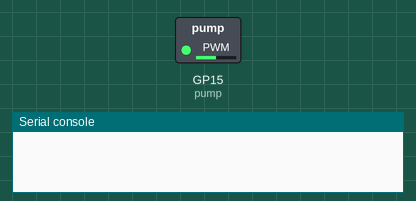
This program was run on a simulated Raspberry Pi Pico running MicroPython. Parts: switched loads named in the program (green lamp = pin HIGH), the last lines printed to the serial console. At 7.0 s the program stops and its outputs stay as they are.

Above: at 0.1 s.
At 2.1 s:
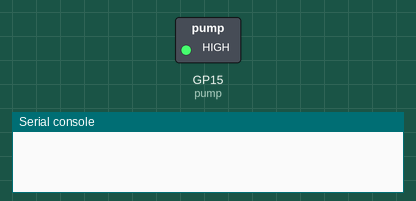
At 7.1 s:
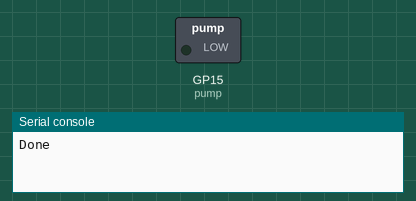
Timing chart, 0 to 8.5 s (numbered marks = the images above):
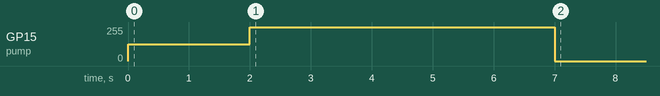

Measured:
- by itself, GP15 (pump): 0/255 → 127/255 at 0.00 s, → 255/255 2.0 s later, → 0/255 5.0 s later

The program:

example.py
```python
# Uses MicroPython PWM on pin 15 to vary pump flow by setting duty cycle (50% for 2s, 100% for 5s, then stop), suitable when the pump gate is driven through a MOSFET.
#
# Buy this module: https://shillehtek.com/products/mini-submersible-water-pump-3-5v-arduino-raspberry
# Full manual: https://shillehtek.com/blogs/shillehtek-product-manuals/mini-submersible-water-pump-3-5v-arduino-raspberry-manual
# More examples: https://github.com/shillehbean/shillehtek-examples
#

# Vary pump speed with PWM through the MOSFET.
# Gate on GP15 (Pico) / GPIO 15 (ESP32).

from machine import Pin, PWM
import time

pump = PWM(Pin(15))
pump.freq(1000)

def set_flow(percent):
    pump.duty_u16(int(65535 * percent / 100))

# Gentle start, full flow, then stop
set_flow(50)
time.sleep(2)
set_flow(100)
time.sleep(5)
set_flow(0)
print("Done")
```
